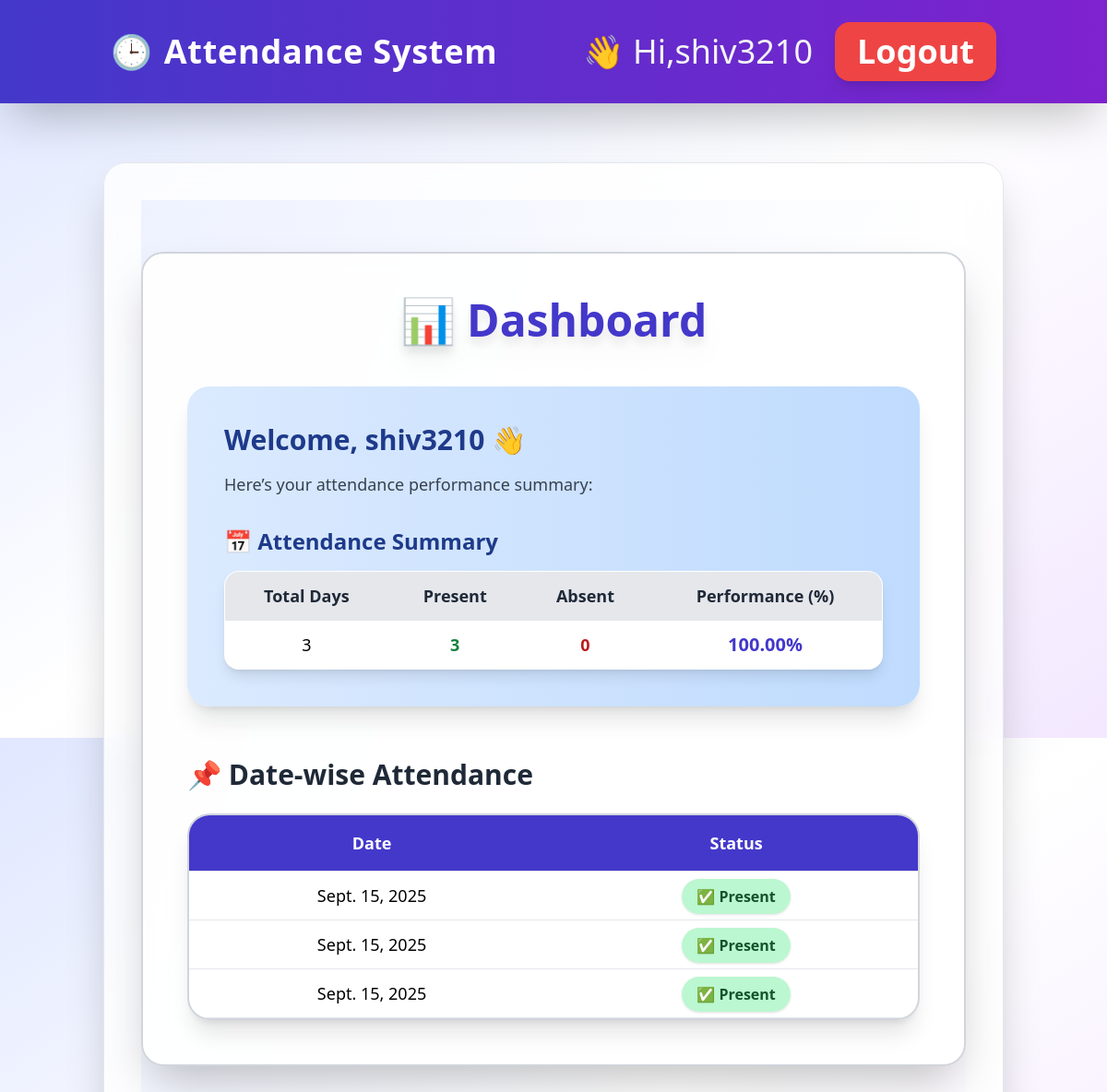
/accounts/dashboard/ (signed in), run on the app's committed database.
### employees/models.py (models this page shows, shortened)
class Attendance(models.Model):
    employee = models.ForeignKey(Employee, on_delete=models.CASCADE)
    date = models.DateField(default=timezone.now)
    status = models.CharField(max_length=10, choices=[('Present','Present'),('Absent','Absent')])

### accounts/views.py (the view)
# urls.py: path('dashboard/', views.dashboard, name='dashboard'),
@login_required
def dashboard(request):
    employee, created = Employee.objects.get_or_create(user=request.user)
    attendance_records = Attendance.objects.filter(employee=employee).order_by('-date')
    total_days = attendance_records.count()
    present_days = attendance_records.filter(status='Present').count()
    absent_days = attendance_records.filter(status='Absent').count()
    performance = (present_days / total_days * 100) if total_days > 0 else 0
    return render(request, 'dashboard.html', {
        'attendance_records': attendance_records,
        'present_days': present_days,
        'absent_days': absent_days,
        'total_days': total_days,
        'performance': performance,
    })

### templates/dashboard.html (shortened to what this page needs)
{% extends "base.html" %}
{% block content %}
<div class="min-h-screen bg-gradient-to-br from-indigo-50 via-white to-purple-50 py-14">
  <div class="max-w-7xl mx-auto rounded-3xl shadow-2xl p-12 bg-white/90 backdrop-blur-md border-2 border-gray-300">
    <h2 class="text-5xl font-extrabold mb-12 text-center text-indigo-700 drop-shadow-xl">📊 Dashboard</h2>
    {% if user.is_superuser %}
      <div class="grid grid-cols-1 md:grid-cols-2 gap-10">
        <div class="bg-gradient-to-r from-blue-100 to-blue-200 p-10 rounded-3xl shadow-xl hover:shadow-3xl transition transform hover:-translate-y-2">
          <h3 class="text-3xl font-bold text-blue-900 mb-4">Welcome, Admin {{ user.username|default:'User' }} 🎉</h3>
          <p class="text-lg text-gray-700">This is your admin panel. Use quick links and summary cards to manage the system effectively.</p>
          <div class="mt-8">
            <h4 class="text-2xl font-semibold mb-4 text-blue-900">📅 Attendance Summary</h4>
            <table class="w-full bg-white border border-gray-300 rounded-2xl overflow-hidden shadow-lg text-lg">
              <thead class="bg-gray-200 text-gray-800">
                <tr>
                  <th class="py-3 px-5 border-b">Total Days</th>
                  <th class="py-3 px-5 border-b">Present</th>
                  <th class="py-3 px-5 border-b">Absent</th>
                  <th class="py-3 px-5 border-b">Performance (%)</th>
                </tr>
              </thead>
              <tbody>
                <tr class="text-center">
                  <td class="py-3 px-5 border-b">{{ total_days }}</td>
                  <td class="py-3 px-5 border-b text-green-700 font-bold">{{ present_days }}</td>
                  <td class="py-3 px-5 border-b text-red-700 font-bold">{{ absent_days }}</td>
                  <td class="py-3 px-5 border-b font-bold text-indigo-700 text-xl">{{ performance|floatformat:2 }}%</td>
                </tr>
              </tbody>
            </table>
          </div>
        </div>
        <div class="bg-gradient-to-r from-red-100 to-red-200 p-10 rounded-3xl shadow-xl hover:shadow-3xl transition transform hover:-translate-y-2">
          <h3 class="text-3xl font-bold text-red-900 mb-6">⚡ Quick Links</h3>
          <ul class="space-y-4 text-lg">
            <li><a href="{% url 'attendance_list' %}" class="block px-6 py-4 rounded-2xl bg-white hover:bg-red-300 text-red-800 font-semibold shadow transition">📖 View Attendance</a></li>
            <li><a href="{% url 'attendance_create' %}" class="block px-6 py-4 rounded-2xl bg-white hover:bg-red-300 text-red-800 font-semibold shadow transition">➕ Add Attendance</a></li>
            <li><a href="{% url 'logout' %}" class="block px-6 py-4 rounded-2xl bg-white hover:bg-red-300 text-red-700 font-semibold shadow transition">🚪 Logout</a></li>
          </ul>
        </div>
      </div>
      <div class="flex justify-center mt-12">
        <div class="bg-gradient-to-r from-green-100 to-green-200 p-10 rounded-3xl shadow-xl hover:shadow-3xl
                    transition transform hover:-translate-y-2 w-full md:w-2/3 lg:w-1/2 text-center">
          <h3 class="text-3xl font-bold text-green-900 mb-6">View Attendance</h3>
          <a href="{% url 'attendance_list' %}"
             class="inline-block px-10 py-4 rounded-2xl bg-white hover:bg-green-300 text-green-800 font-semibold text-xl shadow-lg transition">
            📖 Click Here
          </a>
        </div>
      </div>
    {% else %}
      <div class="bg-gradient-to-r from-blue-100 to-blue-200 p-10 rounded-3xl shadow-xl hover:shadow-3xl transition transform hover:-translate-y-2">
        <h3 class="text-3xl font-bold text-blue-900 mb-4">Welcome, {{ user.username|default:'User' }} 👋</h3>
        <p class="text-lg text-gray-700">Here’s your attendance performance summary:</p>
        <div class="mt-8">
          <h4 class="text-2xl font-semibold mb-4 text-blue-900">📅 Attendance Summary</h4>
          <table class="w-full bg-white border border-gray-300 rounded-2xl overflow-hidden shadow-lg text-lg">
            <thead class="bg-gray-200 text-gray-800">
              <tr>
                <th class="py-3 px-5 border-b">Total Days</th>
                <th class="py-3 px-5 border-b">Present</th>
                <th class="py-3 px-5 border-b">Absent</th>
                <th class="py-3 px-5 border-b">Performance (%)</th>
              </tr>
            </thead>
            <tbody>
              <tr class="text-center">
                <td class="py-3 px-5 border-b">{{ total_days }}</td>
                <td class="py-3 px-5 border-b text-green-700 font-bold">{{ present_days }}</td>
                <td class="py-3 px-5 border-b text-red-700 font-bold">{{ absent_days }}</td>
                <td class="py-3 px-5 border-b font-bold text-indigo-700 text-xl">{{ performance|floatformat:2 }}%</td>
              </tr>
            </tbody>
          </table>
        </div>
      </div>
    {% endif %}
    <div class="mt-14">
      <h4 class="text-3xl font-extrabold mb-6 text-gray-800">📌 Date-wise Attendance</h4>
      <div class="overflow-x-auto rounded-3xl shadow-xl bg-white/90 backdrop-blur-md border-2 border-gray-300">
        <table class="min-w-full rounded-3xl text-lg">
          <thead class="bg-indigo-700 text-white rounded-t-3xl">
            <tr>
              <th class="py-4 px-6 border-b">Date</th>
              <th class="py-4 px-6 border-b">Status</th>
            </tr>
          </thead>
          <tbody>
            {% for record in attendance_records %}
            <tr class="text-center hover:bg-gray-100 transition">
              <td class="py-3 px-5 border-b">{{ record.date }}</td>
              <td class="py-3 px-5 border-b">
                {% if record.status == 'Present' %}
                  <span class="px-4 py-2 bg-green-200 text-green-900 rounded-full text-base font-semibold shadow">✅ Present</span>
                {% else %}
                  <span class="px-4 py-2 bg-red-200 text-red-900 rounded-full text-base font-semibold shadow">❌ Absent</span>
                {% endif %}
              </td>
            </tr>
            {% empty %}
            <tr><td colspan="2" class="py-6 text-center text-gray-600 text-lg">No records found.</td></tr>
            {% endfor %}
          </tbody>
        </table>
      </div>
    </div>
  </div>
</div>
{% endblock %}

### templates/base.html (shortened to what this page needs)
<!doctype html>
<html lang="en">
<head>
  <script src="https://cdn.tailwindcss.com"></script>
</head>
<body class="min-h-screen flex flex-col bg-gradient-to-br from-indigo-100 via-white to-purple-100 font-sans">
  <nav class="bg-gradient-to-r from-indigo-700 to-purple-700 shadow-2xl sticky top-0 z-50">
    <div class="container mx-auto px-8 py-6 flex items-center justify-between">
      <a href="{% url 'dashboard' %}"
         class="text-3xl font-extrabold tracking-wide text-white flex items-center space-x-3 hover:text-yellow-300 transition">
        <span class="text-4xl">🕒</span>
        <span class="text-4xl">Attendance System</span>
      </a>
      <div class="flex items-center space-x-6">
        {% if user.is_authenticated %}
          <span class="text-lg text-gray-100 hidden sm:inline"><span class="text-4xl">👋 Hi,{{ user.username }}</span> <b></b></span>
          <form method="post" action="{% url 'logout' %}" class="inline">
            <button type="submit"
              class="px-6 py-3 bg-red-500 hover:bg-red-600 text-lg font-semibold text-white rounded-2xl shadow-lg transition transform hover:scale-110">
              <span class="text-4xl">Logout</span>
            </button>
          </form>
        {% endif %}
      </div>
    </div>
  </nav>
  <main class="container mx-auto px-6 py-10 flex-1">
    <div class="bg-white/80 backdrop-blur-lg shadow-2xl rounded-3xl p-10 border border-gray-200 transition transform hover:shadow-3xl">
      {% block content %}{% endblock %}
    </div>
  </main>
</body>
</html>

### data on the page
Attendance: date "Sept. 15, 2025", status "✅ Present"
Attendance: date "Sept. 15, 2025", status "✅ Present"
Attendance: date "Sept. 15, 2025", status "✅ Present"

### other printed values
{{ user.username }} "shiv3210"
{{ user.username|default:'User' }} "shiv3210"
{{ total_days }} "3"
{{ present_days }} "3"
{{ absent_days }} "0"
{{ performance|floatformat:2 }} "100.00"
